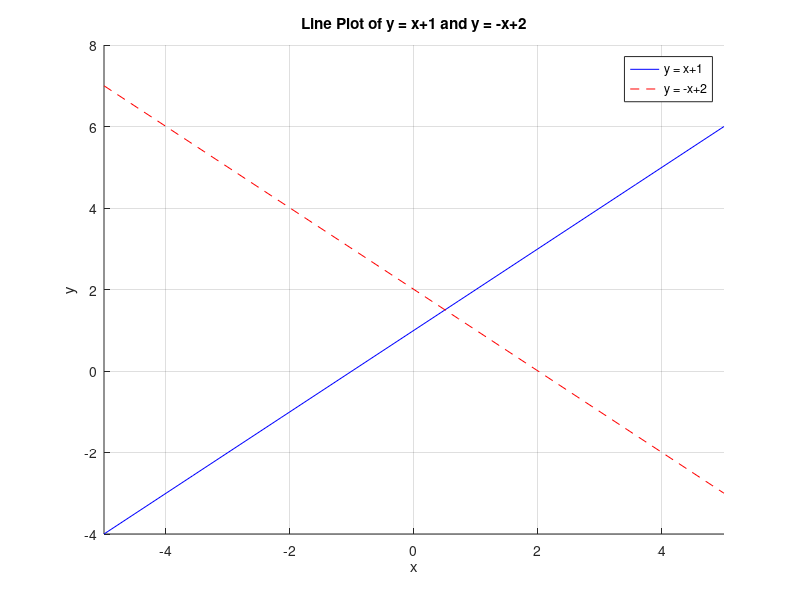

The MATLAB script that drew this image:
% (c)2021 Hien PHAN.
clc;
clear;
clf;
    
hold on

fplot(@(x) x+1, [-5 5], 'b-');
fplot(@(x) -x+2, [-5 5], 'r--');

title('Line Plot of y = x+1 and y = -x+2');
xlabel('x');
ylabel('y');
legend({'y = x+1','y = -x+2'},'Location','northeast');
grid on

hold off